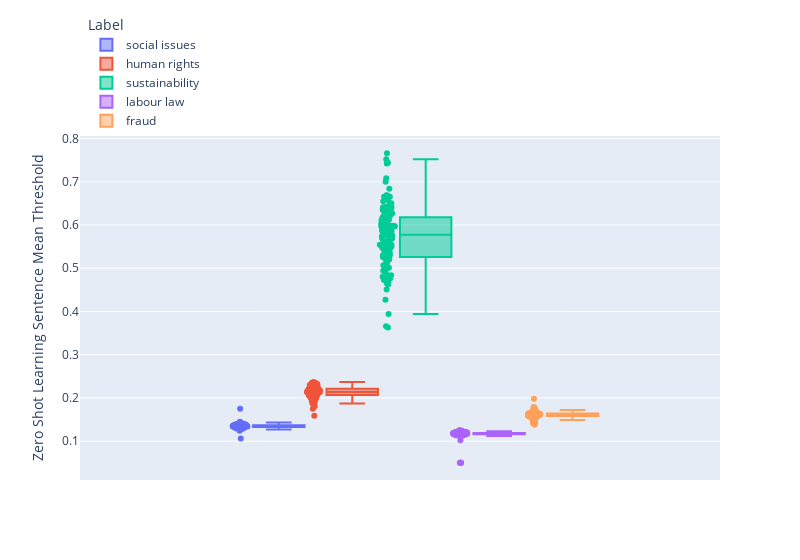

The cell this chart's notebook holds for it:
### Markdown cell above
Analyse Zero Shot Learning satzweise ANOVA auf Label

### Code cell
fig = px.box(result, y="Zero Shot Learning Sentence Mean Threshold", points="all", color = "Label", width=800)
fig.update_layout(legend=dict(
    yanchor="bottom",
    y=1,
    xanchor="left",
    x=0.01
))
fig.show()
